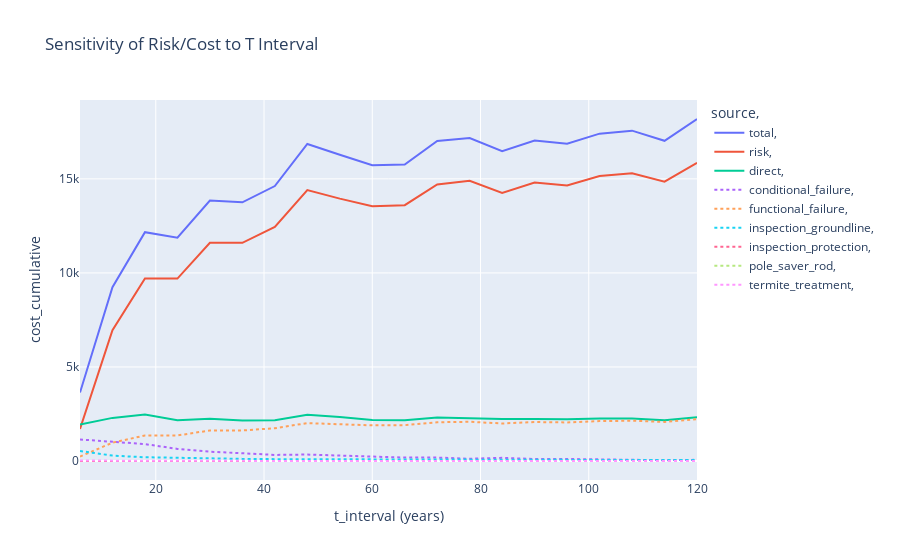

Notebook code cell kept with this figure:
### Code cell
t_end = 1200
n_iterations = 1000
model_units = 'months'

var_id = 'pole-task_group_name-groundline-t_interval'
lower = 6
upper = 120 
step_size = 6

comp.expected_sensitivity(var_id, lower, upper, step_size, n_iterations, t_end)
clear_output()
comp.plot_sens(var_id=var_id, y_axis='cost_cumulative')

### Figure 1 — Plotly figure (JSON) as saved in the notebook; plotly's stock layout.template omitted (floating-point values rounded to 4 significant figures)
{"data": [{"hovertemplate": "source=total<br> =   <br>t_interval=%{x}<br>cost_cumulative=%{y}<extra></extra>", "legendgroup": "total,    ", "line": {"color": "#636EFA", "dash": "solid"}, "mode": "lines", "name": "total,    ", "orientation": "v", "showlegend": true, "type": "scatter", "x": [6, 12, 18, 24, 30, 36, 42, 48, 54, 60, 66, 72, 78, 84, 90, 96, 102, 108, 114, 120], "xaxis": "x", "y": [3639.0, 9242.0, 12166, 11870.0, 13850.0, 13755, 14620.0, 16850.0, 16280.0, 15730.0, 15760.0, 17010.0, 17170.0, 16480.0, 17040.0, 16870.0, 17400.0, 17560.0, 17020.0, 18180.0], "yaxis": "y"}, {"hovertemplate": "source=risk<br> =   <br>t_interval=%{x}<br>cost_cumulative=%{y}<extra></extra>", "legendgroup": "risk,    ", "line": {"color": "#EF553B", "dash": "solid"}, "mode": "lines", "name": "risk,    ", "orientation": "v", "showlegend": true, "type": "scatter", "x": [6, 12, 18, 24, 30, 36, 42, 48, 54, 60, 66, 72, 78, 84, 90, 96, 102, 108, 114, 120], "xaxis": "x", "y": [1700, 6950, 9700, 9700, 11600, 11600, 12450, 14400, 13950, 13550, 13600, 14700, 14900, 14250, 14800, 14650, 15150, 15300, 14850, 15850], "yaxis": "y"}, {"hovertemplate": "source=direct<br> =   <br>t_interval=%{x}<br>cost_cumulative=%{y}<extra></extra>", "legendgroup": "direct,    ", "line": {"color": "#00CC96", "dash": "solid"}, "mode": "lines", "name": "direct,    ", "orientation": "v", "showlegend": true, "type": "scatter", "x": [6, 12, 18, 24, 30, 36, 42, 48, 54, 60, 66, 72, 78, 84, 90, 96, 102, 108, 114, 120], "xaxis": "x", "y": [1939.0, 2292.0, 2466, 2168.0, 2251.0, 2155, 2169.0, 2454.0, 2333.0, 2180.0, 2160.0, 2310.0, 2270.0, 2226.0, 2236.0, 2218.0, 2254.0, 2263.0, 2173.0, 2332.0], "yaxis": "y"}, {"hovertemplate": "source=conditional_failure<br> =  <br>t_interval=%{x}<br>cost_cumulative=%{y}<extra></extra>", "legendgroup": "conditional_failure,   ", "line": {"color": "#AB63FA", "dash": "dot"}, "mode": "lines", "name": "conditional_failure,   ", "orientation": "v", "showlegend": true, "type": "scatter", "x": [6, 12, 18, 24, 30, 36, 42, 48, 54, 60, 66, 72, 78, 84, 90, 96, 102, 108, 114, 120], "xaxis": "x", "y": [1144.0, 1018.0, 899.5, 644, 493.5, 413, 322, 343, 290.5, 203, 182, 182, 119, 168, 105, 108.5, 77, 66.5, 42, 63], "yaxis": "y"}, {"hovertemplate": "source=functional_failure<br> =  <br>t_interval=%{x}<br>cost_cumulative=%{y}<extra></extra>", "legendgroup": "functional_failure,   ", "line": {"color": "#FFA15A", "dash": "dot"}, "mode": "lines", "name": "functional_failure,   ", "orientation": "v", "showlegend": true, "type": "scatter", "x": [6, 12, 18, 24, 30, 36, 42, 48, 54, 60, 66, 72, 78, 84, 90, 96, 102, 108, 114, 120], "xaxis": "x", "y": [238, 973, 1358, 1358, 1624, 1624, 1743, 2016, 1953, 1897, 1904, 2058, 2086, 1995, 2072, 2051, 2121, 2142, 2079, 2219], "yaxis": "y"}, {"hovertemplate": "source=inspection_groundline<br> =  <br>t_interval=%{x}<br>cost_cumulative=%{y}<extra></extra>", "legendgroup": "inspection_groundline,   ", "line": {"color": "#19D3F3", "dash": "dot"}, "mode": "lines", "name": "inspection_groundline,   ", "orientation": "v", "showlegend": true, "type": "scatter", "x": [6, 12, 18, 24, 30, 36, 42, 48, 54, 60, 66, 72, 78, 84, 90, 96, 102, 108, 114, 120], "xaxis": "x", "y": [533.4, 286.3, 198.6, 158.2, 129.2, 112.9, 99.35, 91.25, 86.4, 77.4, 71.4, 68.5, 63.55, 61.9, 57.9, 56.65, 55.1, 53.35, 50.85, 50.1], "yaxis": "y"}, {"hovertemplate": "source=inspection_protection<br> =  <br>t_interval=%{x}<br>cost_cumulative=%{y}<extra></extra>", "legendgroup": "inspection_protection,   ", "line": {"color": "#FF6692", "dash": "dot"}, "mode": "lines", "name": "inspection_protection,   ", "orientation": "v", "showlegend": true, "type": "scatter", "x": [6, 12, 18, 24, 30, 36, 42, 48, 54, 60, 66, 72, 78, 84, 90, 96, 102, 108, 114, 120], "xaxis": "x", "y": [0, 0, 0, 0, 0, 0, 0, 0, 0, 0, 0, 0, 0, 0, 0, 0, 0, 0, 0, 0], "yaxis": "y"}, {"hovertemplate": "source=pole_saver_rod<br> =  <br>t_interval=%{x}<br>cost_cumulative=%{y}<extra></extra>", "legendgroup": "pole_saver_rod,   ", "line": {"color": "#B6E880", "dash": "dot"}, "mode": "lines", "name": "pole_saver_rod,   ", "orientation": "v", "showlegend": true, "type": "scatter", "x": [6, 12, 18, 24, 30, 36, 42, 48, 54, 60, 66, 72, 78, 84, 90, 96, 102, 108, 114, 120], "xaxis": "x", "y": [null, null, null, null, null, null, null, null, null, null, null, null, null, null, null, null, null, null, null, null], "yaxis": "y"}, {"hovertemplate": "source=termite_treatment<br> =  <br>t_interval=%{x}<br>cost_cumulative=%{y}<extra></extra>", "legendgroup": "termite_treatment,   ", "line": {"color": "#FF97FF", "dash": "dot"}, "mode": "lines", "name": "termite_treatment,   ", "orientation": "v", "showlegend": true, "type": "scatter", "x": [6, 12, 18, 24, 30, 36, 42, 48, 54, 60, 66, 72, 78, 84, 90, 96, 102, 108, 114, 120], "xaxis": "x", "y": [22.8, 14.3, 9.9, 8.3, 4.6, 5.1, 4.3, 3.3, 3.2, 2.5, 2.9, 1.6, 1.8, 1.5, 1.3, 1.4, 1.3, 0.7, 0.7, 0.4], "yaxis": "y"}], "layout": {"legend": {"title": {"text": "source,  "}, "tracegroupgap": 0}, "title": {"text": "Sensitivity of Risk/Cost to T Interval"}, "xaxis": {"anchor": "y", "automargin": true, "domain": [0, 1], "title": {"text": "t_interval (years)"}}, "yaxis": {"anchor": "x", "automargin": true, "domain": [0, 1], "title": {"text": "cost_cumulative"}}}}
